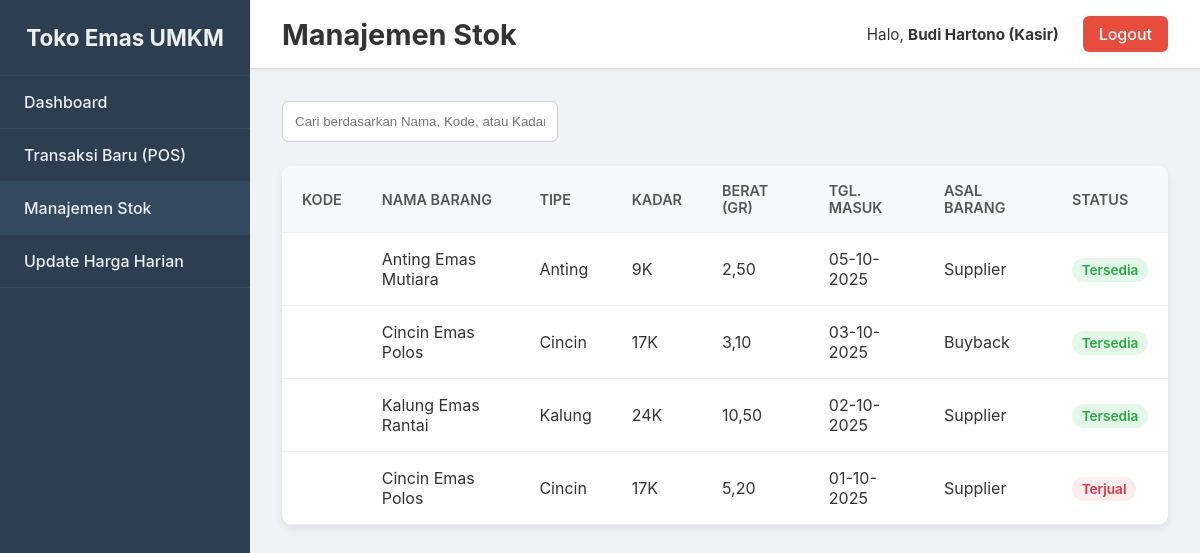
Page /stok.php (signed in) on the committed database.
### tables this page shows
CREATE TABLE BARANG_STOK (
    BarangID INT AUTO_INCREMENT PRIMARY KEY,
    KodeBarang VARCHAR(10) UNIQUE,
    ProdukKatalogID INT NOT NULL,
    SupplierID INT,
    BeratGram DECIMAL(10, 2) NOT NULL,
    HargaBeliModal DECIMAL(14, 2) NOT NULL,
    TanggalMasuk DATE NOT NULL,
    Status VARCHAR(30) NOT NULL DEFAULT 'Tersedia',
    AsalBarang VARCHAR(50),
    CONSTRAINT fk_stok_katalog FOREIGN KEY (ProdukKatalogID) REFERENCES PRODUK_KATALOG(ProdukKatalogID),
    CONSTRAINT fk_stok_supplier FOREIGN KEY (SupplierID) REFERENCES SUPPLIER(SupplierID)
);

CREATE TABLE PRODUK_KATALOG (
    ProdukKatalogID INT AUTO_INCREMENT PRIMARY KEY,
    NamaProduk VARCHAR(100) NOT NULL,
    Tipe VARCHAR(50),
    Kadar VARCHAR(10),
    Satuan VARCHAR(10)
);

### public_html/stok.php (the view, shortened to what this page needs)
<?php
include 'koneksi.php';
$role = $_SESSION['role'];
$nama_karyawan = $_SESSION['nama_karyawan'];
if ($role == 'pemilik') {
    $role_text = 'Pemilik';
} elseif ($role == 'admin') {
    $role_text = 'Admin';
} else {
    $role_text = 'Kasir';
}
$logout_url = "logout.php";
$stok_list = [];
$sql = "SELECT
            bs.BarangID, bs.KodeBarang, bs.BeratGram, bs.HargaBeliModal, bs.TanggalMasuk, bs.AsalBarang, bs.Status,
            pk.NamaProduk, pk.Kadar, pk.Tipe
        FROM BARANG_STOK AS bs
        JOIN PRODUK_KATALOG AS pk ON bs.ProdukKatalogID = pk.ProdukKatalogID
        ORDER BY bs.TanggalMasuk DESC";
$result = $koneksi->query($sql);
if ($result && $result->num_rows > 0) {
    while ($row = $result->fetch_assoc()) {
        $stok_list[] = $row;
    }
}
$colspan = 8;
?>
<!DOCTYPE html>
<html lang="id">
<head>
    <link rel="stylesheet" href="dashboard.css">
</head>
<body>
    <div class="dashboard-container">
        <nav class="sidebar">
            <div class="sidebar-header">
                <h3>Toko Emas UMKM</h3>
            </div>
            <ul class="sidebar-menu">
                <li><a href="home.php">Dashboard</a></li>
                <li><a href="transaksi_baru.php">Transaksi Baru (POS)</a></li>
                <li class="active"><a href="stok.php">Manajemen Stok</a></li>
                <li><a href="harga.php">Update Harga Harian</a></li>
            </ul>
        </nav>
        <main class="main-content">
            <header class="header">
                <div class="header-title">
                    <h1>Manajemen Stok</h1>
                </div>
                <div class="user-info">
                    <span>Halo, <strong><?php echo htmlspecialchars($nama_karyawan); ?> (<?php echo $role_text; ?>)</strong></span>
                    <a href="<?php echo $logout_url; ?>" class="logout-button">Logout</a>
                </div>
            </header>
            <div class="content-wrapper">
                <div class="page-actions">
                    <div class="filter-group">
                        <input type="text" id="searchInput" placeholder="Cari berdasarkan Nama, Kode, atau Kadar...">
                    </div>
                </div>
                <table class="stock-table">
                    <thead>
                        <tr>
                            <th>Kode</th>
                            <th>Nama Barang</th>
                            <th>Tipe</th>
                            <th>Kadar</th>
                            <th>Berat (gr)</th>
                            <th>Tgl. Masuk</th>
                            <th>Asal Barang</th>
                            <th>Status</th>
                        </tr>
                    </thead>
                    <tbody id="stokTableBody">
                        <?php if (empty($stok_list)): ?>
                            <tr>
                                <td colspan="<?php echo $colspan; ?>" style="text-align: center;">Belum ada data stok.</td>
                            </tr>
                        <?php else: ?>
                            <?php foreach ($stok_list as $item): ?>
                            <tr>
                                <td><?php echo htmlspecialchars($item['KodeBarang']); ?></td>
                                <td><?php echo htmlspecialchars($item['NamaProduk']); ?></td>
                                <td><?php echo htmlspecialchars($item['Tipe']); ?></td>
                                <td><?php echo htmlspecialchars($item['Kadar']); ?></td>
                                <td><?php echo number_format($item['BeratGram'], 2, ',', '.'); ?></td>
                                <td><?php echo date("d-m-Y", strtotime($item['TanggalMasuk'])); ?></td>
                                <td><?php echo htmlspecialchars($item['AsalBarang']); ?></td>
                                <td>
                                    <?php if ($item['Status'] == 'Tersedia'): ?>
                                        <span class="status status-tersedia">Tersedia</span>
                                    <?php else: ?>
                                        <span class="status status-terjual">Terjual</span>
                                    <?php endif; ?>
                                </td>
                            </tr>
                            <?php endforeach; ?>
                        <?php endif; ?>
                    </tbody>
                </table>
            </div>
        </main>
    </div>
</body>
</html>

### public_html/dashboard.css (style rules this page uses)
body, html { margin: 0; padding: 0; font-family: -apple-system, BlinkMacSystemFont, "Segoe UI", Roboto, Helvetica, Arial, sans-serif; background-color: #f0f2f5; color: #333; }
.dashboard-container { display: flex; width: 100%; min-height: 100vh; }
.sidebar { width: 250px; background-color: #2c3e50; color: #ecf0f1; display: flex; flex-direction: column; flex-shrink: 0; }
.sidebar-header { padding: 1.5rem; text-align: center; border-bottom: 1px solid #34495e; }
.sidebar-header h3 { margin: 0; font-size: 1.4rem; }
.sidebar-menu { list-style: none; padding: 0; margin: 0; flex-grow: 1; }
.sidebar-menu li a { display: block; padding: 1rem 1.5rem; text-decoration: none; color: #ecf0f1; font-weight: 500; border-bottom: 1px solid #34495e; transition: background-color 0.2s ease; }
.sidebar-menu li.active a, .sidebar-menu li a:hover { background-color: #34495e; }
.main-content { flex-grow: 1; display: flex; flex-direction: column; }
.header { display: flex; justify-content: space-between; align-items: center; padding: 1rem 2rem; background-color: #ffffff; border-bottom: 1px solid #e0e0e0; box-shadow: 0 1px 3px rgba(0,0,0,0.05); }
.header-title h1 { margin: 0; font-size: 1.8rem; }
.user-info { display: flex; align-items: center; }
.user-info span { margin-right: 1.5rem; font-size: 0.95rem; }
.logout-button { text-decoration: none; padding: 0.5rem 1rem; background-color: #e74c3c; color: white; border-radius: 6px; font-weight: 500; transition: background-color 0.2s ease; }
.content-wrapper { padding: 2rem; flex-grow: 1; }

### public_html/stok.php (style rules this page uses)
.page-actions { display: flex; justify-content: space-between; align-items: center; margin-bottom: 1.5rem; }
.filter-group input { padding: 0.75rem; border: 1px solid #ccc; border-radius: 6px; min-width: 250px; }
.stock-table { width: 100%; border-collapse: collapse; background-color: #ffffff; box-shadow: 0 4px 8px rgba(0,0,0,0.08); border-radius: 10px; overflow: hidden; }
.stock-table th, .stock-table td { padding: 1rem 1.25rem; text-align: left; border-bottom: 1px solid #f0f0f0; }
.stock-table thead { background-color: #f8f9fa; }
.stock-table th { font-weight: 600; color: #555; font-size: 0.9rem; text-transform: uppercase; }
.stock-table td { color: #333; }
.status { padding: 0.25rem 0.6rem; border-radius: 15px; font-size: 0.85rem; font-weight: 600; text-align: center; }
.status-tersedia { background-color: #e4f8e9; color: #28a745; }
.status-terjual { background-color: #fdeeee; color: #dc3545; }

### rows in the picture
barang_stok: ProdukKatalogID.NamaProduk "Anting Emas Mutiara", ProdukKatalogID.Tipe "Anting", ProdukKatalogID.Kadar "9K", BeratGram "2,50", TanggalMasuk "05-10-2025", AsalBarang "Supplier", Status "Tersedia"
barang_stok: ProdukKatalogID.NamaProduk "Cincin Emas Polos", ProdukKatalogID.Tipe "Cincin", ProdukKatalogID.Kadar "17K", BeratGram "3,10", TanggalMasuk "03-10-2025", AsalBarang "Buyback", Status "Tersedia"
barang_stok: ProdukKatalogID.NamaProduk "Kalung Emas Rantai", ProdukKatalogID.Tipe "Kalung", ProdukKatalogID.Kadar "24K", BeratGram "10,50", TanggalMasuk "02-10-2025", AsalBarang "Supplier", Status "Tersedia"
barang_stok: ProdukKatalogID.NamaProduk "Cincin Emas Polos", ProdukKatalogID.Tipe "Cincin", ProdukKatalogID.Kadar "17K", BeratGram "5,20", TanggalMasuk "01-10-2025", AsalBarang "Supplier", Status "Terjual"

### other values in the picture
$nama_karyawan "Budi Hartono"
$role_text "Kasir"
